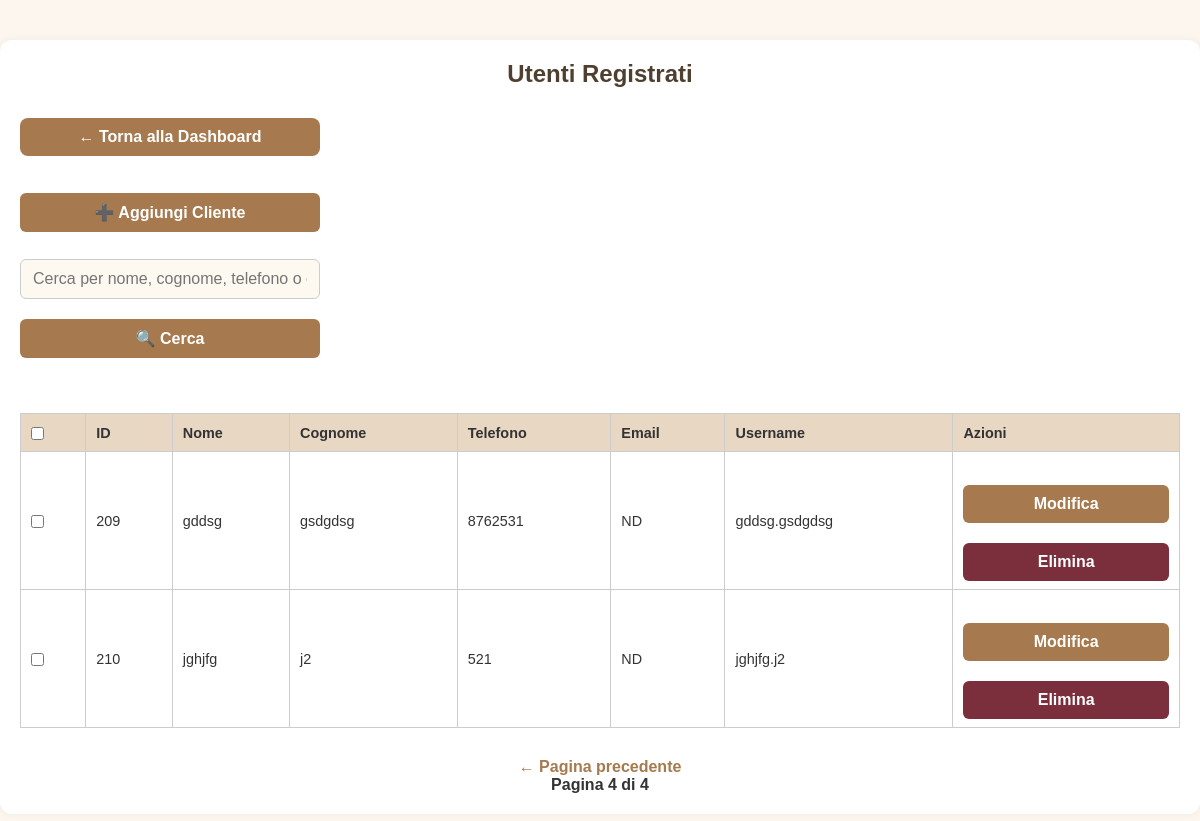
Before: /admin_users?page=4&search= (signed in) with the older database file.
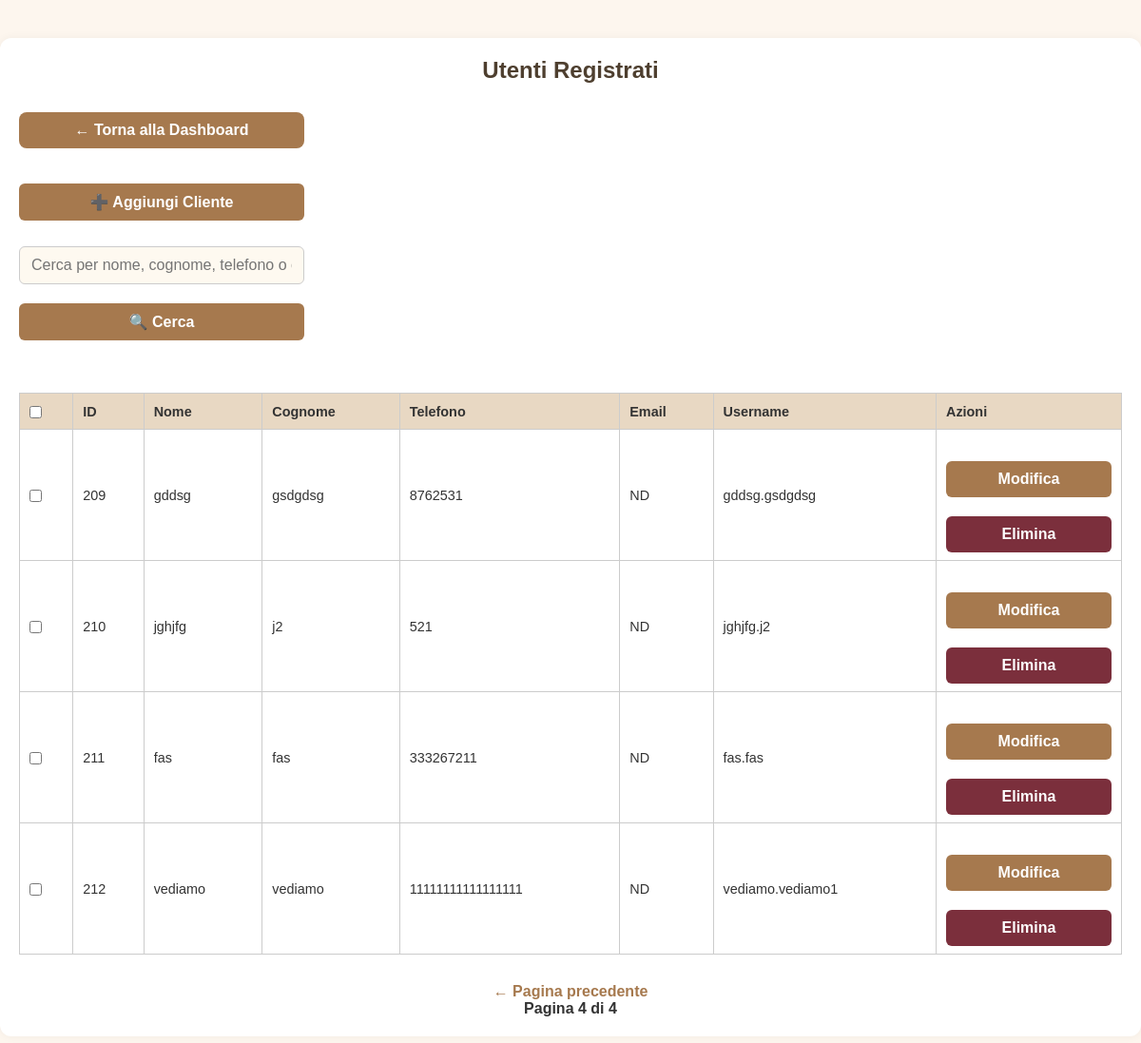
After: the same page with the newer database file.
### tables this page shows
CREATE TABLE users (
            id INTEGER PRIMARY KEY AUTOINCREMENT,
            username TEXT NOT NULL UNIQUE,
            password TEXT NOT NULL
        , name TEXT NOT NULL DEFAULT 'NOME', surname TEXT NOT NULL DEFAULT 'COGNOME', phone TEXT NOT NULL DEFAULT '0000000000', email TEXT, newsletter_optin INTEGER DEFAULT 0);

### app.py (the view)
@app.route('/admin_users')
def admin_users():
    if 'admin' not in session:
        return redirect(url_for('login_admin'))
    page = int(request.args.get('page', 1))
    per_page = 50
    offset = (page - 1) * per_page
    search_query = request.args.get('search', '').strip()
    conn = sqlite3.connect('bookings.db')
    cursor = conn.cursor()
    if search_query:
        search = f"%{search_query}%"
        cursor.execute("""
            SELECT COUNT(*) FROM users
            WHERE name LIKE ? OR surname LIKE ? OR phone LIKE ? OR email LIKE ?
        """, (search, search, search, search))
        total_users = cursor.fetchone()[0]
        cursor.execute("""
            SELECT id, name, surname, phone, email, username
            FROM users
            WHERE name LIKE ? OR surname LIKE ? OR phone LIKE ? OR email LIKE ?
            ORDER BY id
            LIMIT ? OFFSET ?
        """, (search, search, search, search, per_page, offset))
    else:
        cursor.execute("SELECT COUNT(*) FROM users")
        total_users = cursor.fetchone()[0]
        cursor.execute("""
            SELECT id, name, surname, phone, email, username
            FROM users
            ORDER BY id
            LIMIT ? OFFSET ?
        """, (per_page, offset))
    users = cursor.fetchall()
    conn.close()
    total_pages = (total_users + per_page - 1) // per_page
    return render_template('admin_users.html',
                           users=users,
                           page=page,
                           total_pages=total_pages,
                           search_query=search_query)

### templates/admin_users.html (shortened to what this page needs)
<!DOCTYPE html>
<html lang="it">
<head>
  <link rel="stylesheet" href="{{ url_for('static', filename='style.css') }}">
</head>
<body>
  <div class="page">
    <div class="container">
      <h2>Utenti Registrati</h2>
      <div class="top-bar">
        <a class="dashboard-link full-width" href="{{ url_for('admin_dashboard') }}">&larr; Torna alla Dashboard</a>
        <a href="{{ url_for('admin_add_user') }}" class="full-width">
          <button class="big-btn full-width">➕ Aggiungi Cliente</button>
        </a>
        <form method="get" class="full-width search-form">
          <input type="text" name="search" placeholder="Cerca per nome, cognome, telefono o email"
                 value="{{ search_query or '' }}">
          <button type="submit" class="big-btn">🔍 Cerca</button>
        </form>
      </div>
      {% if users %}
      <form method="post" action="{{ url_for('delete_selected_users') }}">
        <table>
          <thead>
            <tr>
              <th><input type="checkbox" id="select-all"></th>
              <th>ID</th>
              <th>Nome</th>
              <th>Cognome</th>
              <th>Telefono</th>
              <th>Email</th>
              <th>Username</th>
              <th>Azioni</th>
            </tr>
          </thead>
          <tbody>
            {% for user in users %}
            <tr>
              <td><input type="checkbox" name="selected_users" value="{{ user[0] }}"></td>
              <td>{{ user[0] }}</td>
              <td>{{ user[1] }}</td>
              <td>{{ user[2] }}</td>
              <td>{{ user[3] }}</td>
              <td>{{ user[4] or 'ND' }}</td>
              <td>{{ user[5] }}</td>
              <td>
                <div class="actions">
                  <a href="{{ url_for('admin_edit_user', user_id=user[0]) }}">
                    <button class="big-btn" type="button">Modifica</button>
                  </a>
                  <form method="post" action="{{ url_for('admin_delete_user', user_id=user[0]) }}" onsubmit="return confirm('Confermi eliminazione utente {{ user[1] }} {{ user[2] }}?')">
                    <button type="submit" class="delete-btn">Elimina</button>
                  </form>
                </div>
              </td>
            </tr>
            {% endfor %}
          </tbody>
        </table>
      </form>
      <div class="pagination">
        {% if page > 1 %}
          <a href="{{ url_for('admin_users', page=page-1, search=search_query) }}">← Pagina precedente</a>
        {% endif %}
        <span>Pagina {{ page }} di {{ total_pages }}</span>
      </div>
      {% else %}
        <p>Nessun utente registrato.</p>
      {% endif %}
    </div>
  </div>
</body>
</html>

Changed rows visible on the page:
added users: id "211", name "fas", surname "fas", phone "333267211", user "ND", username "fas.fas"
added users: id "212", name "vediamo", surname "vediamo", phone "11111111111111111", user "ND", username "vediamo.vediamo1"
